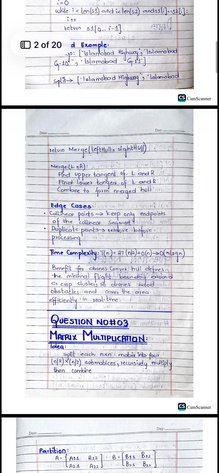
#> input picture sample_prescription.jpg, 219 x 473 px, shrunk from 740 x 1600 before the run
$ python test_image_quality.py   (older library calls are emulated)
#> lines starting #> are read from the running program, lines starting #| are printed output that depends on the picture; long printed decimals are rounded
### image_quality.py
import os
import cv2
import numpy as np

ALLOWED_EXTENSIONS = {".jpg", ".jpeg", ".png", ".webp", ".pdf"}


# [9 lines left out: function validate_file_type, not called in this run]


def check_image_quality(image_path, blur_threshold=50.0, min_resolution=(150, 150)):
    """
    Checks if an image is likely too blurry or too low-resolution for reliable OCR.
    Returns a dict: {"acceptable": bool, "reason": str or None, "blur_score": float}
    """
#> called with image_path = 'sample_prescription.jpg', blur_threshold = 50, min_resolution = (150, 150)
    image = cv2.imread(image_path)
#> image is the input picture: shape (473, 219, 3); mean B, G, R 224.9, 219.2, 219.3

    if image is None:
        return {"acceptable": False, "reason": "Could not read image file", "blur_score": None}

    height, width = image.shape[:2]
#> height = 473; width = 219
    if width < min_resolution[0] or height < min_resolution[1]:
        return {
            "acceptable": False,
            "reason": f"Image resolution too low ({width}x{height}), minimum is {min_resolution[0]}x{min_resolution[1]}",
            "blur_score": None,
        }

    gray = cv2.cvtColor(image, cv2.COLOR_BGR2GRAY)
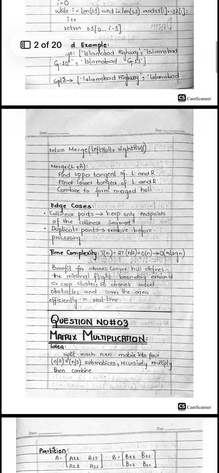
#> gray: shape (473, 219); min 0, max 255, mean 219.9
    blur_score = cv2.Laplacian(gray, cv2.CV_64F).var()
#> blur_score = 4828.2

    if blur_score < blur_threshold:
        return {
            "acceptable": False,
            "reason": f"Image appears too blurry (sharpness score: {blur_score:.1f}, minimum: {blur_threshold})",
            "blur_score": blur_score,
        }

    return {"acceptable": True, "reason": None, "blur_score": blur_score}

### test_image_quality.py
from image_quality import check_image_quality

test_images = [
    "sample_prescription.jpg",
    "sample_medicine_bill.jpg",
    "sample_lab_bill.jpg",
    "sample_consultation_receipt.jpg",
]

for img in test_images:
    result = check_image_quality(img)
#> result = 3 items
    print(f"{img}: {result}")
#| sample_prescription.jpg: {'acceptable': True, 'reason': None, 'blur_score': 4828.248}
